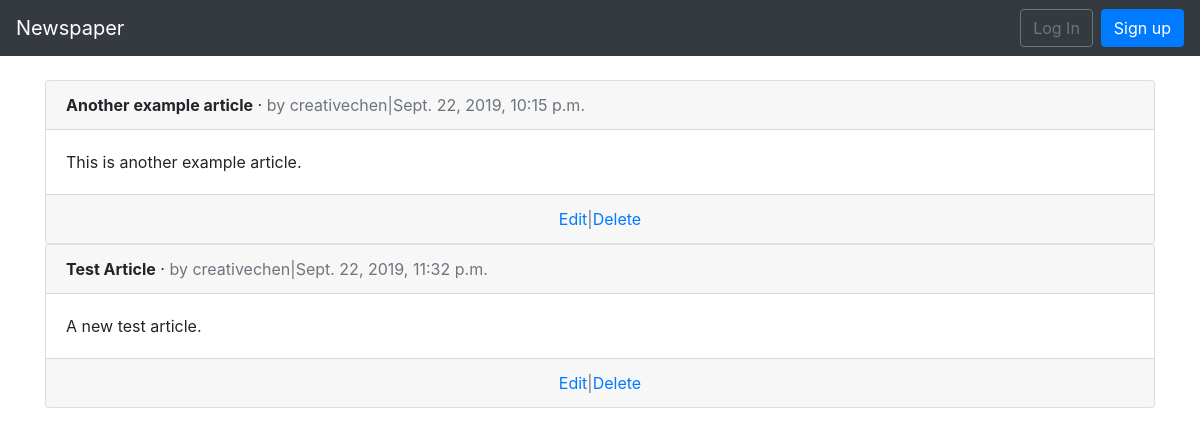
The app's page /articles/ with its own data.
### articles/models.py (models this page shows, shortened)
class Article(models.Model):
    title = models.CharField(max_length=255)
    body = models.TextField()
    date = models.DateTimeField(auto_now_add=True)
    author = models.ForeignKey(get_user_model(), on_delete=models.CASCADE)

### users/models.py (models this page shows)
class CustomUser(AbstractUser):
    age = models.PositiveIntegerField(null=True, blank=True)

### articles/views.py (the view)
# urls.py: path('', ArticleListView.as_view(), name='article_list'),
class ArticleListView(ListView):
    model = Article
    template_name = 'article_list.html'

### templates/article_list.html (shortened to what this page needs)
{% extends 'base.html' %}
{% block content %}
    {% for article in object_list %}
        <div class="card">
            <div class="card-header">
                <span class="font-weight-bold">{{article.title}}</span>
                &middot;
                <span class="text-muted">by
                {{article.author}}|{{article.date}}</span>
            </div>
            <div class="card-body">
                {{article.body}}
            </div>
            <div class="card-footer text-center text-muted">
                <a href="#">Edit</a>|<a href="#">Delete</a>
            </div>
        </div>
    {% endfor %}
{% endblock content %}

### records on screen
Article: title "Another example article", author "creativechen", date "Sept. 22, 2019, 10:15 p.m.", body "This is another example article."
Article: title "Test Article", author "creativechen", date "Sept. 22, 2019, 11:32 p.m.", body "A new test article."
